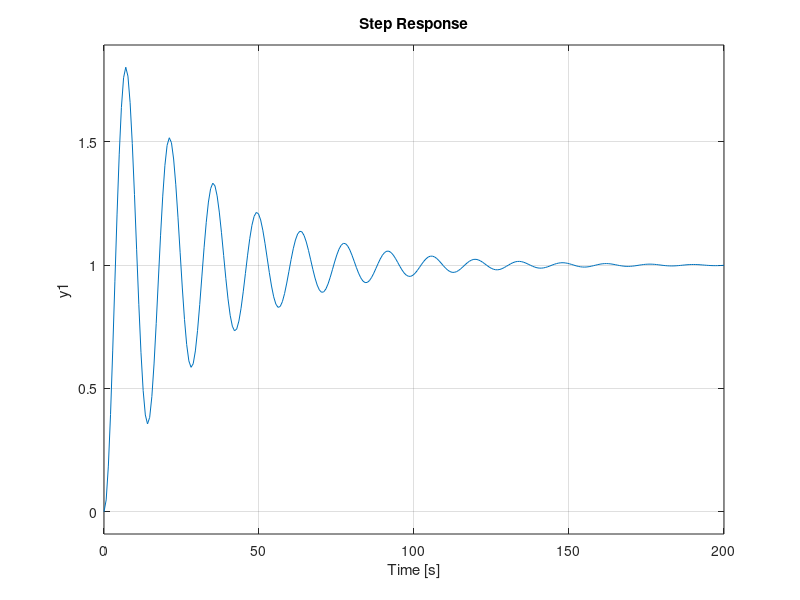

MATLAB code to generate this figure: (Note: this script raises an error after producing the figure.)
T = 5  ;
s = tf('s');
den = [T T/16 1];
num = 1
ct = tf(num, den)

figure(1)
step(ct);               % Step reponse
stepinfo(ct)            % Menampilkan rise time, settling time, dsb
title("Step response");
figure(2)
step(ct*s);             % Impulse Response
stepinfo(ct*s)          % Menampilkan rise time, settling time, dsb
title("Impulse response");
figure(3)
step(ct / s);           % Ramp response 
stepinfo(ct/s)          % Menampilkan rise time, settling time, dsb
title("Ramp response");

